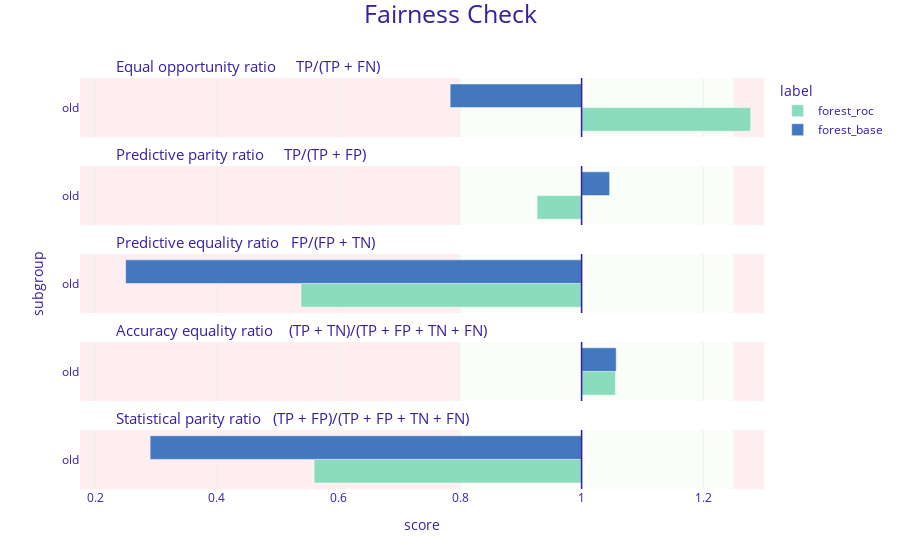

Source (notebook cell):
### Code cell
roc_exp = roc_pivot(forest_exp, protected=protected, privileged=privileged)
roc_fobject = roc_exp.model_fairness(protected=protected, privileged=privileged, label='forest_roc')
roc_fobject.fairness_check()
roc_fobject.plot([forest_fobject])

### Figure 1 — Plotly figure (JSON) as saved in the notebook; plotly's stock layout.template omitted (floating-point values rounded to 4 significant figures)
{"data": [{"alignmentgroup": "True", "customdata": [["old", 1.278, "forest_roc"]], "hovertemplate": "<b>%{customdata[2]}</b><br>Subgroup: %{customdata[0]}<br>Score: %{customdata[1]}<br><extra></extra>", "legendgroup": "forest_roc", "marker": {"color": "#8bdcbe", "pattern": {"shape": ""}}, "name": "forest_roc", "offsetgroup": "forest_roc", "orientation": "h", "showlegend": true, "textposition": "auto", "type": "bar", "x": [0.2781], "xaxis": "x5", "y": [0.5], "yaxis": "y5"}, {"alignmentgroup": "True", "customdata": [["old", 0.927, "forest_roc"]], "hovertemplate": "<b>%{customdata[2]}</b><br>Subgroup: %{customdata[0]}<br>Score: %{customdata[1]}<br><extra></extra>", "legendgroup": "forest_roc", "marker": {"color": "#8bdcbe", "pattern": {"shape": ""}}, "name": "forest_roc", "offsetgroup": "forest_roc", "orientation": "h", "showlegend": false, "textposition": "auto", "type": "bar", "x": [-0.07317], "xaxis": "x4", "y": [0.5], "yaxis": "y4"}, {"alignmentgroup": "True", "customdata": [["old", 0.538, "forest_roc"]], "hovertemplate": "<b>%{customdata[2]}</b><br>Subgroup: %{customdata[0]}<br>Score: %{customdata[1]}<br><extra></extra>", "legendgroup": "forest_roc", "marker": {"color": "#8bdcbe", "pattern": {"shape": ""}}, "name": "forest_roc", "offsetgroup": "forest_roc", "orientation": "h", "showlegend": false, "textposition": "auto", "type": "bar", "x": [-0.4615], "xaxis": "x3", "y": [0.5], "yaxis": "y3"}, {"alignmentgroup": "True", "customdata": [["old", 1.056, "forest_roc"]], "hovertemplate": "<b>%{customdata[2]}</b><br>Subgroup: %{customdata[0]}<br>Score: %{customdata[1]}<br><extra></extra>", "legendgroup": "forest_roc", "marker": {"color": "#8bdcbe", "pattern": {"shape": ""}}, "name": "forest_roc", "offsetgroup": "forest_roc", "orientation": "h", "showlegend": false, "textposition": "auto", "type": "bar", "x": [0.0558], "xaxis": "x2", "y": [0.5], "yaxis": "y2"}, {"alignmentgroup": "True", "customdata": [["old", 0.56, "forest_roc"]], "hovertemplate": "<b>%{customdata[2]}</b><br>Subgroup: %{customdata[0]}<br>Score: %{customdata[1]}<br><extra></extra>", "legendgroup": "forest_roc", "marker": {"color": "#8bdcbe", "pattern": {"shape": ""}}, "name": "forest_roc", "offsetgroup": "forest_roc", "orientation": "h", "showlegend": false, "textposition": "auto", "type": "bar", "x": [-0.44], "xaxis": "x", "y": [0.5], "yaxis": "y"}, {"alignmentgroup": "True", "customdata": [["old", 0.784, "forest_base"]], "hovertemplate": "<b>%{customdata[2]}</b><br>Subgroup: %{customdata[0]}<br>Score: %{customdata[1]}<br><extra></extra>", "legendgroup": "forest_base", "marker": {"color": "#4378bf", "pattern": {"shape": ""}}, "name": "forest_base", "offsetgroup": "forest_base", "orientation": "h", "showlegend": true, "textposition": "auto", "type": "bar", "x": [-0.2162], "xaxis": "x5", "y": [0.5], "yaxis": "y5"}, {"alignmentgroup": "True", "customdata": [["old", 1.046, "forest_base"]], "hovertemplate": "<b>%{customdata[2]}</b><br>Subgroup: %{customdata[0]}<br>Score: %{customdata[1]}<br><extra></extra>", "legendgroup": "forest_base", "marker": {"color": "#4378bf", "pattern": {"shape": ""}}, "name": "forest_base", "offsetgroup": "forest_base", "orientation": "h", "showlegend": false, "textposition": "auto", "type": "bar", "x": [0.04607], "xaxis": "x4", "y": [0.5], "yaxis": "y4"}, {"alignmentgroup": "True", "customdata": [["old", 0.25, "forest_base"]], "hovertemplate": "<b>%{customdata[2]}</b><br>Subgroup: %{customdata[0]}<br>Score: %{customdata[1]}<br><extra></extra>", "legendgroup": "forest_base", "marker": {"color": "#4378bf", "pattern": {"shape": ""}}, "name": "forest_base", "offsetgroup": "forest_base", "orientation": "h", "showlegend": false, "textposition": "auto", "type": "bar", "x": [-0.75], "xaxis": "x3", "y": [0.5], "yaxis": "y3"}, {"alignmentgroup": "True", "customdata": [["old", 1.057, "forest_base"]], "hovertemplate": "<b>%{customdata[2]}</b><br>Subgroup: %{customdata[0]}<br>Score: %{customdata[1]}<br><extra></extra>", "legendgroup": "forest_base", "marker": {"color": "#4378bf", "pattern": {"shape": ""}}, "name": "forest_base", "offsetgroup": "forest_base", "orientation": "h", "showlegend": false, "textposition": "auto", "type": "bar", "x": [0.05689], "xaxis": "x2", "y": [0.5], "yaxis": "y2"}, {"alignmentgroup": "True", "customdata": [["old", 0.29, "forest_base"]], "hovertemplate": "<b>%{customdata[2]}</b><br>Subgroup: %{customdata[0]}<br>Score: %{customdata[1]}<br><extra></extra>", "legendgroup": "forest_base", "marker": {"color": "#4378bf", "pattern": {"shape": ""}}, "name": "forest_base", "offsetgroup": "forest_base", "orientation": "h", "showlegend": false, "textposition": "auto", "type": "bar", "x": [-0.7097], "xaxis": "x", "y": [0.5], "yaxis": "y"}], "layout": {"annotations": [{"font": {"size": 15}, "showarrow": false, "text": "Statistical parity ratio   (TP + FP)/(TP + FP + TN + FN)", "x": 0.05, "xanchor": "left", "xref": "paper", "y": 0.144, "yanchor": "bottom", "yref": "paper"}, {"font": {"size": 15}, "showarrow": false, "text": "Accuracy equality ratio    (TP + TN)/(TP + FP + TN + FN)", "x": 0.05, "xanchor": "left", "xref": "paper", "y": 0.358, "yanchor": "bottom", "yref": "paper"}, {"font": {"size": 15}, "showarrow": false, "text": "Predictive equality ratio   FP/(FP + TN)", "x": 0.05, "xanchor": "left", "xref": "paper", "y": 0.572, "yanchor": "bottom", "yref": "paper"}, {"font": {"size": 15}, "showarrow": false, "text": "Predictive parity ratio     TP/(TP + FP)", "x": 0.05, "xanchor": "left", "xref": "paper", "y": 0.786, "yanchor": "bottom", "yref": "paper"}, {"font": {"size": 15}, "showarrow": false, "text": "Equal opportunity ratio     TP/(TP + FN)", "x": 0.05, "xanchor": "left", "xref": "paper", "y": 1, "yanchor": "bottom", "yref": "paper"}], "barmode": "group", "font": {"color": "#371ea3"}, "legend": {"title": {"text": "label"}, "tracegroupgap": 0}, "margin": {"b": 71, "r": 30, "t": 78}, "shapes": [{"fillcolor": "#f05a71", "layer": "below", "line": {"width": 0}, "opacity": 0.1, "type": "rect", "x0": 0.25, "x1": 0.3, "xref": "x", "y0": 0, "y1": 1, "yref": "y"}, {"fillcolor": "#f05a71", "layer": "below", "line": {"width": 0}, "opacity": 0.1, "type": "rect", "x0": -0.825, "x1": -0.2, "xref": "x", "y0": 0, "y1": 1, "yref": "y"}, {"fillcolor": "#c7f5bf", "layer": "below", "line": {"width": 0}, "opacity": 0.1, "type": "rect", "x0": -0.2, "x1": 0.25, "xref": "x", "y0": 0, "y1": 1, "yref": "y"}, {"line": {"color": "#371ea3", "width": 1.5}, "type": "line", "x0": 0, "x1": 0, "xref": "x", "y0": 0, "y1": 1, "yref": "y"}, {"fillcolor": "#f05a71", "layer": "below", "line": {"width": 0}, "opacity": 0.1, "type": "rect", "x0": 0.25, "x1": 0.3, "xref": "x", "y0": 0, "y1": 1, "yref": "y2"}, {"fillcolor": "#f05a71", "layer": "below", "line": {"width": 0}, "opacity": 0.1, "type": "rect", "x0": -0.825, "x1": -0.2, "xref": "x", "y0": 0, "y1": 1, "yref": "y2"}, {"fillcolor": "#c7f5bf", "layer": "below", "line": {"width": 0}, "opacity": 0.1, "type": "rect", "x0": -0.2, "x1": 0.25, "xref": "x", "y0": 0, "y1": 1, "yref": "y2"}, {"line": {"color": "#371ea3", "width": 1.5}, "type": "line", "x0": 0, "x1": 0, "xref": "x", "y0": 0, "y1": 1, "yref": "y2"}, {"fillcolor": "#f05a71", "layer": "below", "line": {"width": 0}, "opacity": 0.1, "type": "rect", "x0": 0.25, "x1": 0.3, "xref": "x", "y0": 0, "y1": 1, "yref": "y3"}, {"fillcolor": "#f05a71", "layer": "below", "line": {"width": 0}, "opacity": 0.1, "type": "rect", "x0": -0.825, "x1": -0.2, "xref": "x", "y0": 0, "y1": 1, "yref": "y3"}, {"fillcolor": "#c7f5bf", "layer": "below", "line": {"width": 0}, "opacity": 0.1, "type": "rect", "x0": -0.2, "x1": 0.25, "xref": "x", "y0": 0, "y1": 1, "yref": "y3"}, {"line": {"color": "#371ea3", "width": 1.5}, "type": "line", "x0": 0, "x1": 0, "xref": "x", "y0": 0, "y1": 1, "yref": "y3"}, {"fillcolor": "#f05a71", "layer": "below", "line": {"width": 0}, "opacity": 0.1, "type": "rect", "x0": 0.25, "x1": 0.3, "xref": "x", "y0": 0, "y1": 1, "yref": "y4"}, {"fillcolor": "#f05a71", "layer": "below", "line": {"width": 0}, "opacity": 0.1, "type": "rect", "x0": -0.825, "x1": -0.2, "xref": "x", "y0": 0, "y1": 1, "yref": "y4"}, {"fillcolor": "#c7f5bf", "layer": "below", "line": {"width": 0}, "opacity": 0.1, "type": "rect", "x0": -0.2, "x1": 0.25, "xref": "x", "y0": 0, "y1": 1, "yref": "y4"}, {"line": {"color": "#371ea3", "width": 1.5}, "type": "line", "x0": 0, "x1": 0, "xref": "x", "y0": 0, "y1": 1, "yref": "y4"}, {"fillcolor": "#f05a71", "layer": "below", "line": {"width": 0}, "opacity": 0.1, "type": "rect", "x0": 0.25, "x1": 0.3, "xref": "x", "y0": 0, "y1": 1, "yref": "y5"}, {"fillcolor": "#f05a71", "layer": "below", "line": {"width": 0}, "opacity": 0.1, "type": "rect", "x0": -0.825, "x1": -0.2, "xref": "x", "y0": 0, "y1": 1, "yref": "y5"}, {"fillcolor": "#c7f5bf", "layer": "below", "line": {"width": 0}, "opacity": 0.1, "type": "rect", "x0": -0.2, "x1": 0.25, "xref": "x", "y0": 0, "y1": 1, "yref": "y5"}, {"line": {"color": "#371ea3", "width": 1.5}, "type": "line", "x0": 0, "x1": 0, "xref": "x", "y0": 0, "y1": 1, "yref": "y5"}], "title": {"font": {"size": 25}, "text": "Fairness Check", "x": 0.5, "y": 0.99}, "xaxis": {"anchor": "y", "domain": [0, 1], "range": [-0.825, 0.3], "ticktext": [0, 0.2, 0.4, 0.6, 0.8, 1, 1.2, 1], "tickvals": [-1, -0.8, -0.6, -0.4, -0.2, 0, 0.2, 0], "title": {"text": "score"}}, "xaxis2": {"anchor": "y2", "domain": [0, 1], "matches": "x", "range": [-0.825, 0.3], "showticklabels": false, "ticktext": [0, 0.2, 0.4, 0.6, 0.8, 1, 1.2, 1], "tickvals": [-1, -0.8, -0.6, -0.4, -0.2, 0, 0.2, 0]}, "xaxis3": {"anchor": "y3", "domain": [0, 1], "matches": "x", "range": [-0.825, 0.3], "showticklabels": false, "ticktext": [0, 0.2, 0.4, 0.6, 0.8, 1, 1.2, 1], "tickvals": [-1, -0.8, -0.6, -0.4, -0.2, 0, 0.2, 0]}, "xaxis4": {"anchor": "y4", "domain": [0, 1], "matches": "x", "range": [-0.825, 0.3], "showticklabels": false, "ticktext": [0, 0.2, 0.4, 0.6, 0.8, 1, 1.2, 1], "tickvals": [-1, -0.8, -0.6, -0.4, -0.2, 0, 0.2, 0]}, "xaxis5": {"anchor": "y5", "domain": [0, 1], "matches": "x", "range": [-0.825, 0.3], "showticklabels": false, "ticktext": [0, 0.2, 0.4, 0.6, 0.8, 1, 1.2, 1], "tickvals": [-1, -0.8, -0.6, -0.4, -0.2, 0, 0.2, 0]}, "yaxis": {"anchor": "x", "domain": [0, 0.144], "range": [0, 1], "showgrid": false, "ticktext": ["old"], "tickvals": [0.5], "title": {"text": ""}, "zeroline": false}, "yaxis2": {"anchor": "x2", "domain": [0.214, 0.358], "matches": "y", "range": [0, 1], "showgrid": false, "ticktext": ["old"], "tickvals": [0.5], "title": {"text": ""}, "zeroline": false}, "yaxis3": {"anchor": "x3", "domain": [0.428, 0.572], "matches": "y", "range": [0, 1], "showgrid": false, "ticktext": ["old"], "tickvals": [0.5], "title": {"text": "subgroup"}, "zeroline": false}, "yaxis4": {"anchor": "x4", "domain": [0.642, 0.786], "matches": "y", "range": [0, 1], "showgrid": false, "ticktext": ["old"], "tickvals": [0.5], "title": {"text": ""}, "zeroline": false}, "yaxis5": {"anchor": "x5", "domain": [0.856, 1], "matches": "y", "range": [0, 1], "showgrid": false, "ticktext": ["old"], "tickvals": [0.5], "title": {"text": ""}, "zeroline": false}}}
